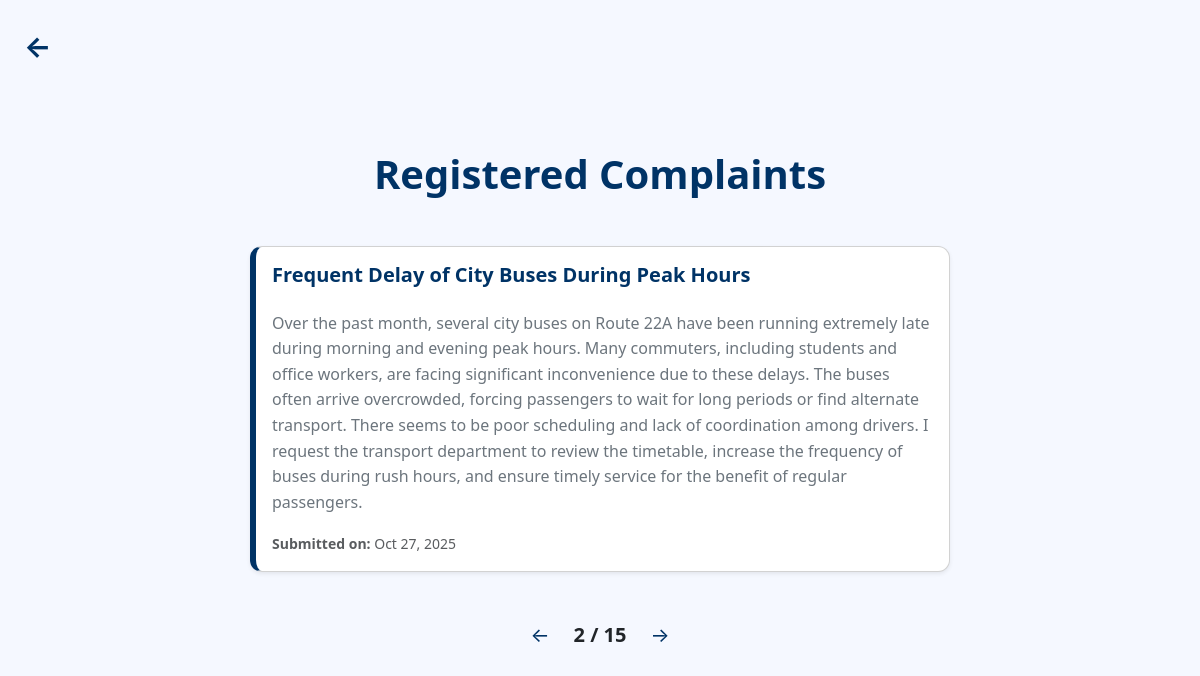
/complaints_list/?page=2 (signed in), run on the app's committed database.
### complaint_manager_app/models.py (models this page shows, shortened)
class Complaint(models.Model):
    STATUS_CHOICES = [
        ('pending','Pending'),
        ('in_progress','In progress'),
        ('resolved','Resolved'),
    ]
    user = models.ForeignKey(User, on_delete=models.CASCADE, null=True, blank=True)
    name = models.CharField(max_length=100)
    email = models.EmailField(max_length=100)
    subject = models.CharField(max_length=100)
    description = models.TextField()
    created_at = models.DateField(auto_now_add=True)
    updated_at = models.DateField(auto_now=True)
    status= models.CharField(max_length=20, choices=STATUS_CHOICES, default='pending')

### complaint_manager_app/views.py (the view)
# urls.py: path('complaints_list/', views.complaints_list,name="complaints_list"),
@login_required
def complaints_list(request):
    complaints = Complaint.objects.all().order_by('-id')  # latest first
    paginator = Paginator(complaints, 1)
    page_number = request.GET.get('page')
    page_obj = paginator.get_page(page_number)
    return render(request, 'complaints_list.html', {'page_obj': page_obj})

### complaint_manager_app/templates/complaints_list.html (shortened to what this page needs)
{% extends "master.html" %}
{% load static %}
{% block content %}
<a href="{% url 'admin_dashboard' %}"
   class="text-decoration-none position-absolute top-0 start-0 m-4"
   style="font-weight: bold; font-size: 1.8rem; color:#003366;">←</a>
<div class="d-flex flex-column align-items-center justify-content-center py-5" style="min-height: 100vh; background-color: #f5f8ff;">
  <h1 class="fw-bold mb-5" style="color:#003366;">Registered Complaints</h1>
  <div class="w-100 d-flex flex-column align-items-center">
    {% if page_obj %}
      {% for x in page_obj %}
      <div class="card shadow-sm mb-4"
           style="width: 700px; border-left: 6px solid #003366; border-radius: 12px; background-color: #ffffff;">
        <div class="card-body">
          <h5 class="card-title fw-semibold mb-4" style="color:#003366;">{{ x.subject }}</h5>
          <p class="card-text text-secondary mb-3" style="line-height: 1.6;">{{ x.description }}</p>
          <p class="text-muted mb-0">
            <small><strong>Submitted on:</strong> {{ x.created_at|date:"M d, Y" }}</small>
          </p>
        </div>
      </div>
      {% endfor %}
    {% else %}
      <p class="text-center text-muted">No complaints found.</p>
    {% endif %}
  </div>
  <div class="d-flex justify-content-center align-items-center mt-4 fs-5">
    {% if page_obj.has_previous %}
      <a href="?page={{ page_obj.previous_page_number }}" class="text-decoration-none me-4" style="color:#003366;">←</a>
    {% endif %}
    <span class="fw-semibold text-dark">{{ page_obj.number }} / {{ page_obj.paginator.num_pages }}</span>
    {% if page_obj.has_next %}
      <a href="?page={{ page_obj.next_page_number }}" class="text-decoration-none ms-4" style="color:#003366;">→</a>
    {% endif %}
  </div>
</div>
{% endblock %}

### complaint_manager_app/templates/complaints_list.html (style rules this page uses)
a { transition: color 0.2s ease-in-out; }
.card { transition: transform 0.2s ease, box-shadow 0.2s ease; }

### data on the page
Complaint: subject "Frequent Delay of City Buses During Peak Hours", description "Over the past month, several city buses on Route 22A have been running extremely late during morning and evening peak hours. Many commuters, including students and office workers, are facing significant inconvenience due to these delays. The buses often arrive overcrowded, forcing passengers to wait for long periods or find alternate transport. There seems to be poor scheduling and lack of coordination among drivers. I request the transport department to review the timetable, increase the frequency of buses during rush hours, and ensure timely service for the benefit of regular passengers.", created_at "Oct 27, 2025"

### other printed values
{{ page_obj.number }} "2"
{{ page_obj.paginator.num_pages }} "15"
